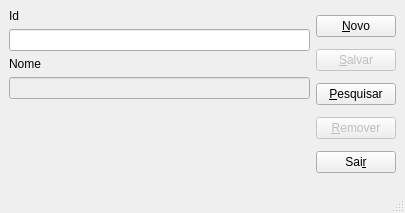
<?xml version="1.0" encoding="UTF-8"?>
<ui version="4.0">
 <class>CadIndicacoes</class>
 <widget class="QMainWindow" name="CadIndicacoes">
  <property name="geometry">
   <rect>
    <x>0</x>
    <y>0</y>
    <width>405</width>
    <height>213</height>
   </rect>
  </property>
  <property name="windowTitle">
   <string>Indicações</string>
  </property>
  <widget class="QWidget" name="centralwidget">
   <layout class="QHBoxLayout" name="horizontalLayout">
    <item>
     <layout class="QVBoxLayout" name="verticalLayout">
      <item>
       <widget class="QLabel" name="label">
        <property name="text">
         <string>Id</string>
        </property>
       </widget>
      </item>
      <item>
       <widget class="QLineEdit" name="edtId"/>
      </item>
      <item>
       <widget class="QLabel" name="label_2">
        <property name="text">
         <string>Nome</string>
        </property>
       </widget>
      </item>
      <item>
       <widget class="QLineEdit" name="edtNome">
        <property name="enabled">
         <bool>false</bool>
        </property>
       </widget>
      </item>
      <item>
       <spacer name="verticalSpacer">
        <property name="orientation">
         <enum>Qt::Vertical</enum>
        </property>
        <property name="sizeHint" stdset="0">
         <size>
          <width>20</width>
          <height>40</height>
         </size>
        </property>
       </spacer>
      </item>
     </layout>
    </item>
    <item>
     <layout class="QVBoxLayout" name="verticalLayout_2">
      <item>
       <widget class="QPushButton" name="btnNovo">
        <property name="text">
         <string>&amp;Novo</string>
        </property>
       </widget>
      </item>
      <item>
       <widget class="QPushButton" name="btnSalvar">
        <property name="enabled">
         <bool>false</bool>
        </property>
        <property name="text">
         <string>&amp;Salvar</string>
        </property>
       </widget>
      </item>
      <item>
       <widget class="QPushButton" name="btnPesquisar">
        <property name="text">
         <string>&amp;Pesquisar</string>
        </property>
       </widget>
      </item>
      <item>
       <widget class="QPushButton" name="btnRemover">
        <property name="enabled">
         <bool>false</bool>
        </property>
        <property name="text">
         <string>&amp;Remover</string>
        </property>
       </widget>
      </item>
      <item>
       <widget class="QPushButton" name="btnSair">
        <property name="text">
         <string>Sai&amp;r</string>
        </property>
       </widget>
      </item>
     </layout>
    </item>
   </layout>
  </widget>
  <widget class="QMenuBar" name="menubar">
   <property name="geometry">
    <rect>
     <x>0</x>
     <y>0</y>
     <width>405</width>
     <height>22</height>
    </rect>
   </property>
  </widget>
  <widget class="QStatusBar" name="statusbar"/>
 </widget>
 <resources/>
 <connections/>
</ui>
